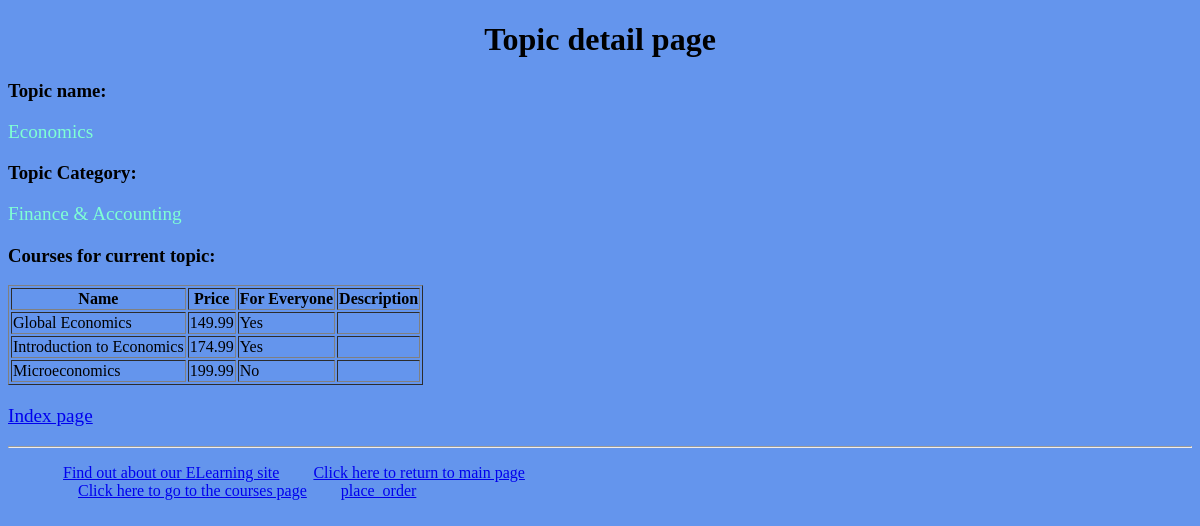
The app's page /myapp/5/ with its own data.
### myapp/models.py (models this page shows, shortened)
class Topic(models.Model):
    name = models.CharField(max_length=200)
    category = models.CharField(max_length=200, default='')

class Course(models.Model):
    topic = models.ForeignKey(Topic, related_name='courses', on_delete=models.CASCADE)
    name = models.CharField(max_length=200)
    price = models.DecimalField(max_digits=10, decimal_places=2)
    for_everyone = models.BooleanField(default=True)
    description = models.TextField(max_length=300, null=True, blank=True)
    interested = models.PositiveIntegerField(default=0)
    stages = models.PositiveIntegerField(default=3)

### myapp/views.py (the view)
# urls.py: path(r'<top_no>/', views.detail, name='detail'),
def detail(request, top_no):
    topic = Topic.objects.all().filter(id=top_no)
    cours = Course.objects.all().filter(topic_id=top_no)
    data = {
        'topic': topic,
        'cour': cours,
    }
    return render(request, 'myapp/detail.html', data)

### myapp/templates/myapp/detail.html
{% extends 'myapp/base.html' %}
{% block myhdg %}Topic detail page{% endblock %}
{% block body_block %}
{% for top in topic %}
    <h3> Topic name: </h3>
        <p> {{ top.name }}
    <h3> Topic Category: </h3>
        <p> {{ top.category }}
{% endfor %}
<h3> Courses for current topic: </h3>
<table border="1">
    <tr>
        <th>Name</th>
        <th>Price</th>
        <th>For Everyone</th>
        <th>Description</th>
    </tr>
    {% for course in cour %}
        <tr>
            <td> {{ course.name }} </td>
            <td> {{ course.price }} </td>
            {% if course.for_everyone %}
                <td> Yes </td>
            {% else %}
                <td> No </td>
            {% endif %}
            <td> {{ course.description }} </td>
        </tr>
    {% endfor %}
</table>
<p><a href="{% url 'myapp:index' %}">Index page</a></p>
{% endblock %}

### myapp/static/myapp/style.css (style rules this page uses)
body { background-color: cornflowerblue; }
p { color: aquamarine; font-size: larger; font-style: initial; }

### records on screen
Topic: name "Economics", category "Finance & Accounting"
Course: name "Global Economics", price "149.99", for_everyone "Yes"
Course: name "Introduction to Economics", price "174.99", for_everyone "Yes"
Course: name "Microeconomics", price "199.99", for_everyone "No"
